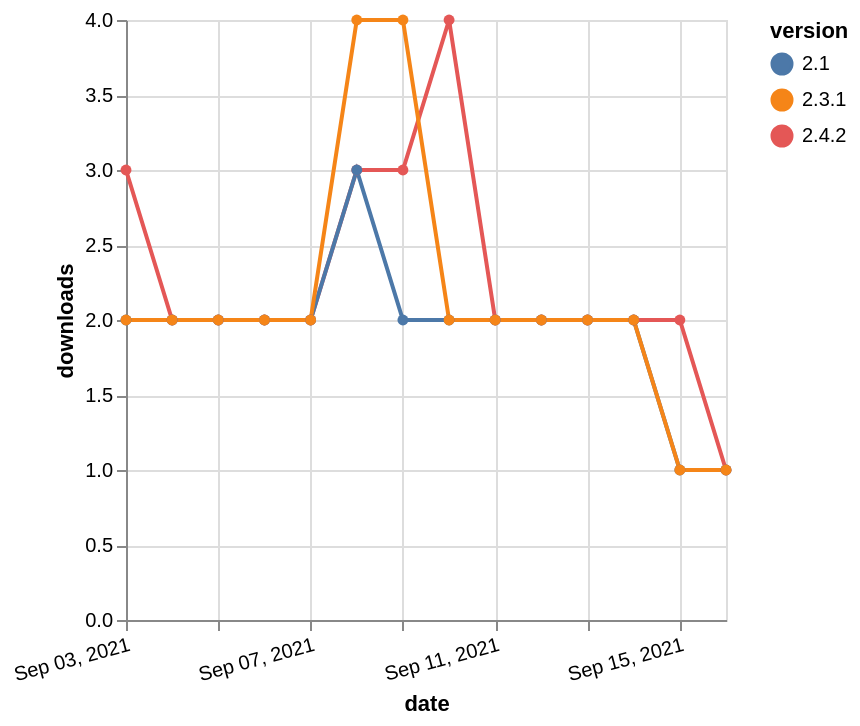

Vega-Lite specification stored for this chart:
### Vega-Lite specification from a JSON file in a GitHub repository (floating-point values rounded to 4 significant figures)
{"$schema": "https://vega.github.io/schema/vega-lite/v5.json", "description": "A simple bar chart with embedded data.", "data": {"values": [{"date": "2021-09-03", "total": 2015, "delta": 3, "version": "2.4.2"}, {"date": "2021-09-04", "total": 2017, "delta": 2, "version": "2.4.2"}, {"date": "2021-09-05", "total": 2019, "delta": 2, "version": "2.4.2"}, {"date": "2021-09-06", "total": 2021, "delta": 2, "version": "2.4.2"}, {"date": "2021-09-07", "total": 2023, "delta": 2, "version": "2.4.2"}, {"date": "2021-09-08", "total": 2026, "delta": 3, "version": "2.4.2"}, {"date": "2021-09-09", "total": 2029, "delta": 3, "version": "2.4.2"}, {"date": "2021-09-10", "total": 2033, "delta": 4, "version": "2.4.2"}, {"date": "2021-09-11", "total": 2035, "delta": 2, "version": "2.4.2"}, {"date": "2021-09-12", "total": 2037, "delta": 2, "version": "2.4.2"}, {"date": "2021-09-13", "total": 2039, "delta": 2, "version": "2.4.2"}, {"date": "2021-09-14", "total": 2041, "delta": 2, "version": "2.4.2"}, {"date": "2021-09-15", "total": 2043, "delta": 2, "version": "2.4.2"}, {"date": "2021-09-16", "total": 2044, "delta": 1, "version": "2.4.2"}, {"date": "2021-09-03", "total": 2985, "delta": 2, "version": "2.1"}, {"date": "2021-09-04", "total": 2987, "delta": 2, "version": "2.1"}, {"date": "2021-09-05", "total": 2989, "delta": 2, "version": "2.1"}, {"date": "2021-09-06", "total": 2991, "delta": 2, "version": "2.1"}, {"date": "2021-09-07", "total": 2993, "delta": 2, "version": "2.1"}, {"date": "2021-09-08", "total": 2996, "delta": 3, "version": "2.1"}, {"date": "2021-09-09", "total": 2998, "delta": 2, "version": "2.1"}, {"date": "2021-09-10", "total": 3000, "delta": 2, "version": "2.1"}, {"date": "2021-09-11", "total": 3002, "delta": 2, "version": "2.1"}, {"date": "2021-09-12", "total": 3004, "delta": 2, "version": "2.1"}, {"date": "2021-09-13", "total": 3006, "delta": 2, "version": "2.1"}, {"date": "2021-09-14", "total": 3008, "delta": 2, "version": "2.1"}, {"date": "2021-09-15", "total": 3009, "delta": 1, "version": "2.1"}, {"date": "2021-09-16", "total": 3010, "delta": 1, "version": "2.1"}, {"date": "2021-09-03", "total": 2678, "delta": 2, "version": "2.3.1"}, {"date": "2021-09-04", "total": 2680, "delta": 2, "version": "2.3.1"}, {"date": "2021-09-05", "total": 2682, "delta": 2, "version": "2.3.1"}, {"date": "2021-09-06", "total": 2684, "delta": 2, "version": "2.3.1"}, {"date": "2021-09-07", "total": 2686, "delta": 2, "version": "2.3.1"}, {"date": "2021-09-08", "total": 2690, "delta": 4, "version": "2.3.1"}, {"date": "2021-09-09", "total": 2694, "delta": 4, "version": "2.3.1"}, {"date": "2021-09-10", "total": 2696, "delta": 2, "version": "2.3.1"}, {"date": "2021-09-11", "total": 2698, "delta": 2, "version": "2.3.1"}, {"date": "2021-09-12", "total": 2700, "delta": 2, "version": "2.3.1"}, {"date": "2021-09-13", "total": 2702, "delta": 2, "version": "2.3.1"}, {"date": "2021-09-14", "total": 2704, "delta": 2, "version": "2.3.1"}, {"date": "2021-09-15", "total": 2705, "delta": 1, "version": "2.3.1"}, {"date": "2021-09-16", "total": 2706, "delta": 1, "version": "2.3.1"}]}, "width": "container", "mark": {"type": "line", "point": {"filled": true}}, "encoding": {"x": {"field": "date", "type": "temporal", "timeUnit": "yearmonthdate", "title": "date", "axis": {"labelAngle": -15}}, "y": {"field": "delta", "type": "quantitative", "title": "downloads"}, "color": {"field": "version", "type": "nominal"}, "tooltip": {"field": "delta"}}}
